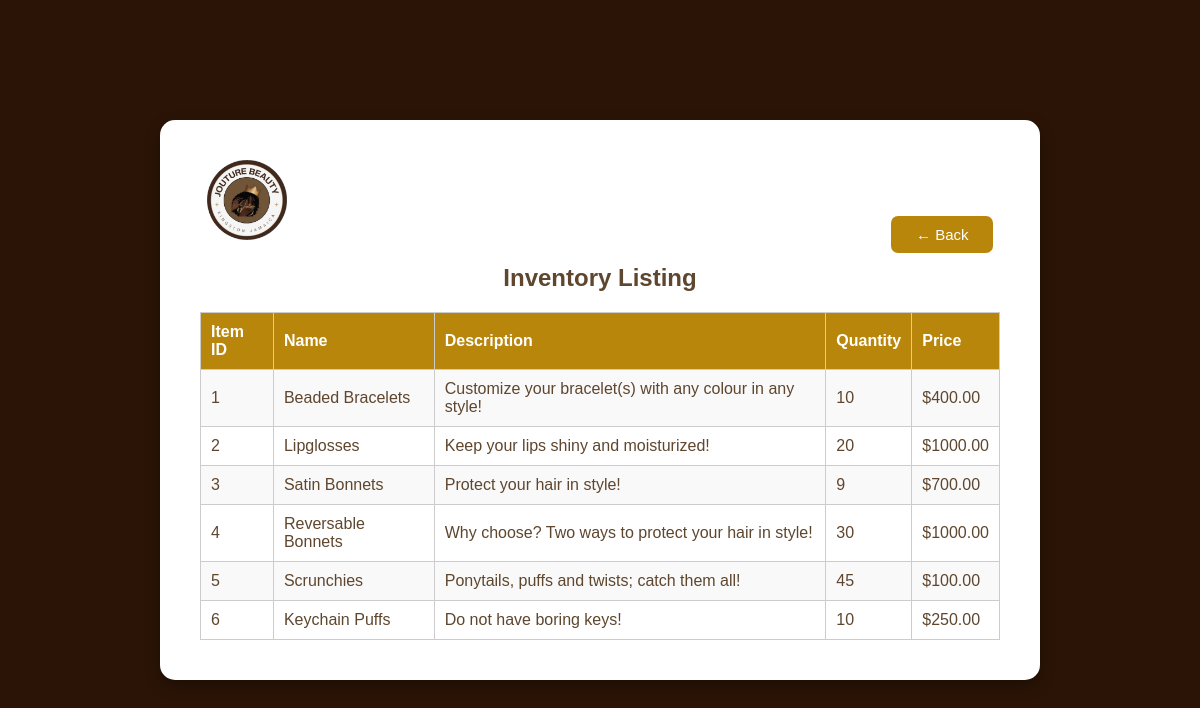
Page /UI/dashboard.php?action=view (signed in) on the committed database.
### tables this page shows
CREATE TABLE `inventory` (
    `item_id` INT NOT NULL AUTO_INCREMENT PRIMARY KEY, 
    `name` VARCHAR(50) NOT NULL,
    `description` VARCHAR(255) NOT NULL,
    `quantity` INT NOT NULL ,
    `price` DECIMAL(10,2) NOT NULL,
    `created_by` INT NOT NULL,
    `created_at` DATETIME NOT NULL DEFAULT CURRENT_TIMESTAMP,
    `updated_at` DATETIME on update CURRENT_TIMESTAMP NOT NULL DEFAULT CURRENT_TIMESTAMP,
    FOREIGN KEY (`created_by`) REFERENCES `users`(`id`) ON DELETE CASCADE);

### InventoryManagement/InventoryManager.php (the view, shortened to what this page needs)
<?php
class InventoryManager {
    private $conn;
    public function __construct($host = "localhost", $username = "root", $password = "", $dbname = "jouture_beauty") {
        $this->conn = new \mysqli($host, $username, $password, $dbname);
    }
   public function handleAction($postData = null) {
    switch ($postData['action'] ?? 'default') {
        case 'view':
            return $this->viewItems();
    }
}
private function viewItems() {
    $created_by = $_SESSION['user_id'] ?? null;
    $stmt = $this->conn->prepare("SELECT item_id, name, description, quantity, price, created_at FROM inventory WHERE created_by = ?");
    $stmt->bind_param("i", $created_by);
    $stmt->execute();
    $result = $stmt->get_result();
    $html = <<<HTML
    <style>
        .inventory-table {
            width: 100%;
            border-collapse: collapse;
            margin-top: 20px;
        }
        .inventory-table th,
        .inventory-table td {
            border: 1px solid #ccc;
            padding: 10px;
            text-align: left;
        }
        .inventory-table th {
            background-color: #b8860b;
            color: white;
        }
        .inventory-table tr:nth-child(even) {
            background-color: #f9f9f9;
        }
        .header-bar {
            display: flex;
            justify-content: space-between;
            align-items: center;
            margin-bottom: 20px;
        }
        .logo {
            width: 80px;
            height: auto;
        }
        .back-btn{
            padding: 10px 25px;
            border-radius: 7px;
            margin-left: 600px;
            font-size: 15px;
            background-color: #b8860b;
            color: white;
            text-decoration: none;
        }
        .back-btn:hover {
            background-color: #a87905;
        }
        .logout-btn {
            background-color: #8B0000;
        }
        .logout-btn:hover {
            background-color: #a52a2a;
        }
    </style>
    <h2>Inventory Listing</h2>
    <table class="inventory-table">
        <tr>
            <th>Item ID</th>
            <th>Name</th>
            <th>Description</th>
            <th>Quantity</th>
            <th>Price</th>
        </tr>
HTML;
    while ($row = $result->fetch_assoc()) {
        $html .= "<tr>
                    <td>{$row['item_id']}</td>
                    <td>{$row['name']}</td>
                    <td>{$row['description']}</td>
                    <td>{$row['quantity']}</td>
                    <td>\${$row['price']}</td>
                  </tr>";
    }
    $html .= "</table>";
    return $html;
}
}
?>

### UI/dashboard.php (shortened to what this page needs)
<?php
require_once '../Authentication/Auth.php';
require_once '../InventoryManagement/InventoryManager.php';
$inv = new InventoryManager();
$renderedContent = "";
if ($_SERVER["REQUEST_METHOD"] === "POST" && isset($_POST["action"])) {
    $renderedContent = $inv->handleAction($_POST);
} elseif (isset($_GET['action']) && $_GET['action'] === 'add') {
    $renderedContent = $inv->handleAction(['action' => 'add']);
} elseif (isset($_GET['action']) && $_GET['action'] === 'delete') {
    $renderedContent = $inv->handleAction(['action' => 'delete']);
} elseif (isset($_GET['action']) && $_GET['action'] === 'search') {
    $renderedContent = $inv->handleAction(['action' => 'search']);
} elseif (isset($_GET['action']) && $_GET['action'] === 'update') {
    $renderedContent = $inv->handleAction(['action' => 'update']);
}elseif (isset($_GET['action']) && $_GET['action'] === 'view') {
    $renderedContent = $inv->handleAction(['action' => 'view']);
}
$isAdding = isset($_GET['action']) && $_GET['action'] === 'add';
$isDeleting = isset($_GET['action']) && $_GET['action'] === 'delete';
$isSearching = isset($_GET['action']) && $_GET['action'] === 'search';
$isUpdating = isset($_GET['action']) && $_GET['action'] === 'update';
$isViewing = isset($_GET['action']) && $_GET['action'] === 'view';
?>
<!DOCTYPE html>
<html lang="en">
<head>
    </head>
<body>
    <div class="dashboard">
    <img src="../assets/images/jblogo.jpg" alt="Jouture Logo" class="logo">
    <?php if ($isAdding || $isDeleting || $isSearching || $isUpdating || $isViewing): ?>
    <a href="dashboard.php" class="btn back-btn">← Back</a>
<?php else: ?>
    <a href="?logout=true" class="btn logout-btn">Logout</a>
<?php endif; ?>
    <?php if (!empty($renderedContent)): ?>
    <?= $renderedContent ?>
<?php endif; ?>
</body>
</html>

### UI/dashboard.php (style rules this page uses)
body { font-family: 'Poppins', sans-serif; background-color: #2b1406; color:rgb(95, 70, 46); margin: 0; padding: 0; display: flex; justify-content: center; align-items: center; height: 100vh; }
.dashboard { width: 90%; max-width: 800px; background: white; padding: 40px; border-radius: 15px; box-shadow: 0px 6px 15px rgba(0, 0, 0, 0.3); text-align: center; }
.btn { background-color: #b8860b; color: white; border: none; padding: 15px 30px; border-radius: 8px; cursor: pointer; text-decoration: none; font-size: 20px; width: 100%; max-width: 400px; text-align: center; }
.logo { width: 10%; height: auto; margin-right: 00PX; }

### InventoryManagement/InventoryManager.php (style rules this page uses)
.inventory-table { width: 100%; border-collapse: collapse; margin-top: 20px; }
.inventory-table th, .inventory-table td { border: 1px solid #ccc; padding: 10px; text-align: left; }
.inventory-table th { background-color: #b8860b; color: white; }
.inventory-table tr:nth-child(even) { background-color: #f9f9f9; }
.logo { width: 80px; height: auto; }
.back-btn { padding: 10px 25px; border-radius: 7px; margin-left: 600px; font-size: 15px; background-color: #b8860b; color: white; text-decoration: none; }

### rows in the picture
inventory: item_id "1", name "Beaded Bracelets", description "Customize your bracelet(s) with any colour in any style!", quantity "10", price "400.00"
inventory: item_id "2", name "Lipglosses", description "Keep your lips shiny and moisturized!", quantity "20", price "1000.00"
inventory: item_id "3", name "Satin Bonnets", description "Protect your hair in style!", quantity "9", price "700.00"
inventory: item_id "4", name "Reversable Bonnets", description "Why choose? Two ways to protect your hair in style!", quantity "30", price "1000.00"
inventory: item_id "5", name "Scrunchies", description "Ponytails, puffs and twists; catch them all!", quantity "45", price "100.00"
inventory: item_id "6", name "Keychain Puffs", description "Do not have boring keys!", quantity "10", price "250.00"
